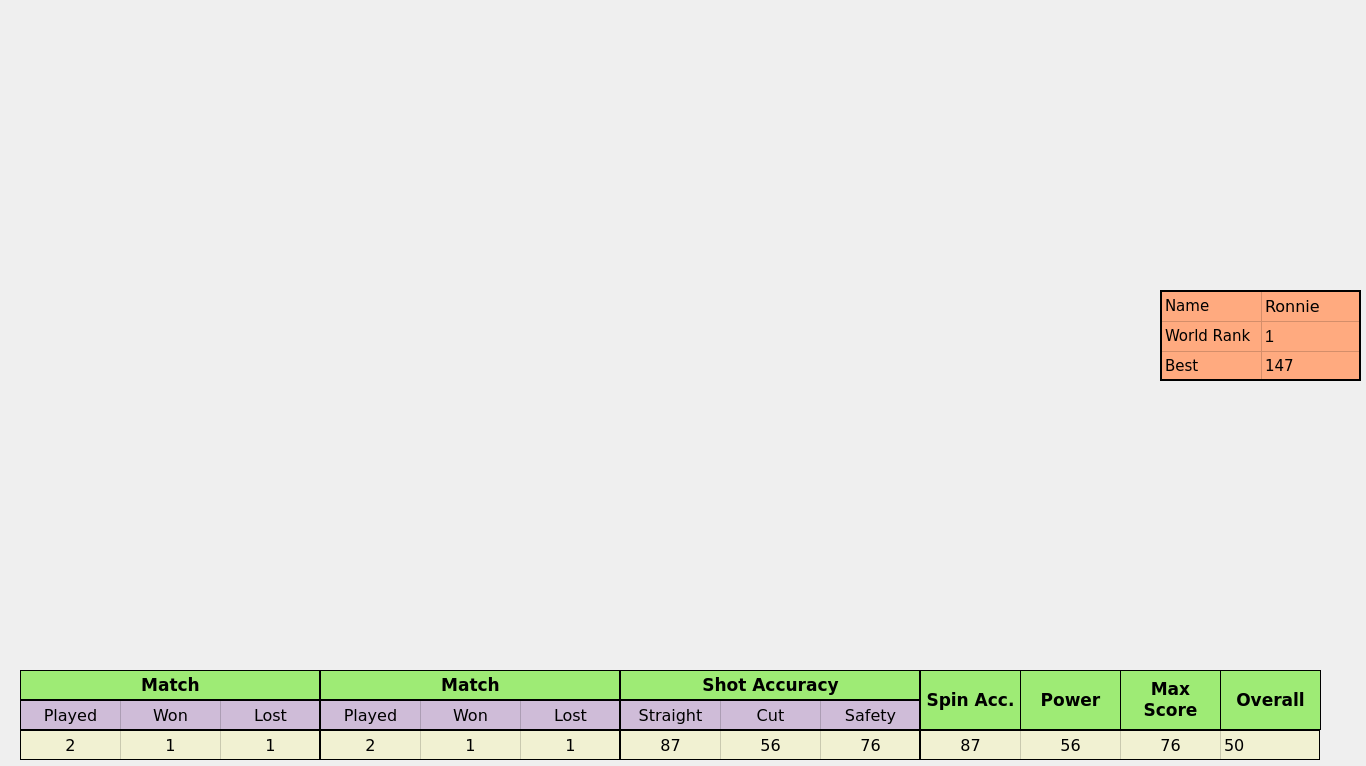
<?xml version="1.0" encoding="UTF-8"?>
<ui version="4.0">
 <class>MainWindow</class>
 <widget class="QMainWindow" name="MainWindow">
  <property name="geometry">
   <rect>
    <x>0</x>
    <y>0</y>
    <width>1366</width>
    <height>766</height>
   </rect>
  </property>
  <property name="font">
   <font>
    <weight>50</weight>
    <bold>false</bold>
   </font>
  </property>
  <property name="windowTitle">
   <string>MainWindow</string>
  </property>
  <property name="styleSheet">
   <string notr="true"/>
  </property>
  <widget class="QWidget" name="centralWidget">
   <widget class="QLabel" name="label_2">
    <property name="geometry">
     <rect>
      <x>1160</x>
      <y>0</y>
      <width>201</width>
      <height>241</height>
     </rect>
    </property>
    <property name="styleSheet">
     <string notr="true">border-color: rgb(0, 85, 255);</string>
    </property>
    <property name="text">
     <string/>
    </property>
    <property name="pixmap">
     <pixmap>./media/ronnie.jpeg</pixmap>
    </property>
   </widget>
   <widget class="QLabel" name="label">
    <property name="geometry">
     <rect>
      <x>0</x>
      <y>0</y>
      <width>1152</width>
      <height>660</height>
     </rect>
    </property>
    <property name="text">
     <string/>
    </property>
   </widget>
   <widget class="QTableWidget" name="tableWidget_2">
    <property name="geometry">
     <rect>
      <x>1160</x>
      <y>290</y>
      <width>201</width>
      <height>91</height>
     </rect>
    </property>
    <property name="sizeIncrement">
     <size>
      <width>0</width>
      <height>0</height>
     </size>
    </property>
    <property name="mouseTracking">
     <bool>false</bool>
    </property>
    <property name="styleSheet">
     <string notr="true">background-color: rgb(255, 170, 127);</string>
    </property>
    <property name="frameShape">
     <enum>QFrame::WinPanel</enum>
    </property>
    <property name="frameShadow">
     <enum>QFrame::Plain</enum>
    </property>
    <property name="verticalScrollBarPolicy">
     <enum>Qt::ScrollBarAlwaysOff</enum>
    </property>
    <property name="horizontalScrollBarPolicy">
     <enum>Qt::ScrollBarAlwaysOff</enum>
    </property>
    <property name="rowCount">
     <number>3</number>
    </property>
    <property name="columnCount">
     <number>2</number>
    </property>
    <attribute name="horizontalHeaderVisible">
     <bool>false</bool>
    </attribute>
    <attribute name="horizontalHeaderHighlightSections">
     <bool>true</bool>
    </attribute>
    <attribute name="verticalHeaderVisible">
     <bool>false</bool>
    </attribute>
    <row/>
    <row/>
    <row/>
    <column/>
    <column/>
    <item row="0" column="0">
     <property name="text">
      <string>Name</string>
     </property>
     <property name="font">
      <font>
       <family>Verdana</family>
       <pointsize>11</pointsize>
       <weight>50</weight>
       <bold>false</bold>
      </font>
     </property>
    </item>
    <item row="0" column="1">
     <property name="text">
      <string>Ronnie</string>
     </property>
     <property name="font">
      <font>
       <family>Verdana</family>
       <pointsize>12</pointsize>
      </font>
     </property>
    </item>
    <item row="1" column="0">
     <property name="text">
      <string>World Rank</string>
     </property>
     <property name="font">
      <font>
       <family>Verdana</family>
       <pointsize>11</pointsize>
       <weight>50</weight>
       <bold>false</bold>
      </font>
     </property>
    </item>
    <item row="1" column="1">
     <property name="text">
      <string>1</string>
     </property>
     <property name="font">
      <font>
       <pointsize>12</pointsize>
      </font>
     </property>
    </item>
    <item row="2" column="0">
     <property name="text">
      <string>Best</string>
     </property>
     <property name="font">
      <font>
       <family>Verdana</family>
       <pointsize>11</pointsize>
      </font>
     </property>
    </item>
    <item row="2" column="1">
     <property name="text">
      <string>147</string>
     </property>
     <property name="font">
      <font>
       <family>Verdana</family>
       <pointsize>11</pointsize>
      </font>
     </property>
    </item>
   </widget>
   <widget class="QTableWidget" name="tableWidget">
    <property name="geometry">
     <rect>
      <x>20</x>
      <y>730</y>
      <width>300</width>
      <height>30</height>
     </rect>
    </property>
    <property name="styleSheet">
     <string notr="true">background-color: rgb(255, 170, 255);
background-color: rgb(241, 241, 210);</string>
    </property>
    <property name="frameShape">
     <enum>QFrame::Box</enum>
    </property>
    <property name="frameShadow">
     <enum>QFrame::Plain</enum>
    </property>
    <property name="verticalScrollBarPolicy">
     <enum>Qt::ScrollBarAlwaysOff</enum>
    </property>
    <property name="horizontalScrollBarPolicy">
     <enum>Qt::ScrollBarAlwaysOff</enum>
    </property>
    <property name="rowCount">
     <number>1</number>
    </property>
    <property name="columnCount">
     <number>3</number>
    </property>
    <attribute name="horizontalHeaderVisible">
     <bool>false</bool>
    </attribute>
    <attribute name="verticalHeaderVisible">
     <bool>false</bool>
    </attribute>
    <row/>
    <column/>
    <column/>
    <column/>
    <item row="0" column="0">
     <property name="text">
      <string>2</string>
     </property>
     <property name="font">
      <font>
       <family>Verdana</family>
       <pointsize>12</pointsize>
      </font>
     </property>
     <property name="textAlignment">
      <set>AlignHCenter|AlignVCenter|AlignCenter</set>
     </property>
    </item>
    <item row="0" column="1">
     <property name="text">
      <string>1</string>
     </property>
     <property name="font">
      <font>
       <family>Verdana</family>
       <pointsize>12</pointsize>
      </font>
     </property>
     <property name="textAlignment">
      <set>AlignHCenter|AlignVCenter|AlignCenter</set>
     </property>
    </item>
    <item row="0" column="2">
     <property name="text">
      <string>1</string>
     </property>
     <property name="font">
      <font>
       <family>Verdana</family>
       <pointsize>12</pointsize>
      </font>
     </property>
     <property name="textAlignment">
      <set>AlignHCenter|AlignVCenter|AlignCenter</set>
     </property>
    </item>
   </widget>
   <widget class="QTableWidget" name="tableWidget_3">
    <property name="geometry">
     <rect>
      <x>20</x>
      <y>700</y>
      <width>300</width>
      <height>30</height>
     </rect>
    </property>
    <property name="styleSheet">
     <string notr="true">background-color: rgb(170, 170, 255);
background-color: rgb(207, 188, 216);</string>
    </property>
    <property name="frameShape">
     <enum>QFrame::Box</enum>
    </property>
    <property name="frameShadow">
     <enum>QFrame::Plain</enum>
    </property>
    <property name="verticalScrollBarPolicy">
     <enum>Qt::ScrollBarAlwaysOff</enum>
    </property>
    <property name="horizontalScrollBarPolicy">
     <enum>Qt::ScrollBarAlwaysOff</enum>
    </property>
    <property name="rowCount">
     <number>1</number>
    </property>
    <property name="columnCount">
     <number>3</number>
    </property>
    <attribute name="horizontalHeaderVisible">
     <bool>false</bool>
    </attribute>
    <attribute name="verticalHeaderVisible">
     <bool>false</bool>
    </attribute>
    <row/>
    <column/>
    <column/>
    <column/>
    <item row="0" column="0">
     <property name="text">
      <string>Played</string>
     </property>
     <property name="font">
      <font>
       <family>Verdana</family>
       <pointsize>12</pointsize>
      </font>
     </property>
     <property name="textAlignment">
      <set>AlignHCenter|AlignVCenter|AlignCenter</set>
     </property>
    </item>
    <item row="0" column="1">
     <property name="text">
      <string>Won</string>
     </property>
     <property name="font">
      <font>
       <family>Verdana</family>
       <pointsize>12</pointsize>
      </font>
     </property>
     <property name="textAlignment">
      <set>AlignHCenter|AlignVCenter|AlignCenter</set>
     </property>
    </item>
    <item row="0" column="2">
     <property name="text">
      <string>Lost</string>
     </property>
     <property name="font">
      <font>
       <family>Verdana</family>
       <pointsize>12</pointsize>
      </font>
     </property>
     <property name="textAlignment">
      <set>AlignHCenter|AlignVCenter|AlignCenter</set>
     </property>
    </item>
   </widget>
   <widget class="QTableWidget" name="tableWidget_4">
    <property name="geometry">
     <rect>
      <x>20</x>
      <y>670</y>
      <width>300</width>
      <height>30</height>
     </rect>
    </property>
    <property name="minimumSize">
     <size>
      <width>300</width>
      <height>0</height>
     </size>
    </property>
    <property name="maximumSize">
     <size>
      <width>300</width>
      <height>16777215</height>
     </size>
    </property>
    <property name="styleSheet">
     <string notr="true">background-color: rgb(158, 235, 117);</string>
    </property>
    <property name="frameShape">
     <enum>QFrame::Box</enum>
    </property>
    <property name="frameShadow">
     <enum>QFrame::Plain</enum>
    </property>
    <property name="verticalScrollBarPolicy">
     <enum>Qt::ScrollBarAlwaysOff</enum>
    </property>
    <property name="horizontalScrollBarPolicy">
     <enum>Qt::ScrollBarAlwaysOff</enum>
    </property>
    <property name="rowCount">
     <number>1</number>
    </property>
    <property name="columnCount">
     <number>1</number>
    </property>
    <attribute name="horizontalHeaderVisible">
     <bool>false</bool>
    </attribute>
    <attribute name="horizontalHeaderDefaultSectionSize">
     <number>300</number>
    </attribute>
    <attribute name="verticalHeaderVisible">
     <bool>false</bool>
    </attribute>
    <row/>
    <column/>
    <item row="0" column="0">
     <property name="text">
      <string>Match</string>
     </property>
     <property name="font">
      <font>
       <family>Verdana</family>
       <pointsize>13</pointsize>
       <weight>75</weight>
       <bold>true</bold>
      </font>
     </property>
     <property name="textAlignment">
      <set>AlignHCenter|AlignVCenter|AlignCenter</set>
     </property>
    </item>
   </widget>
   <widget class="QTableWidget" name="tableWidget_7">
    <property name="geometry">
     <rect>
      <x>320</x>
      <y>670</y>
      <width>300</width>
      <height>30</height>
     </rect>
    </property>
    <property name="minimumSize">
     <size>
      <width>300</width>
      <height>0</height>
     </size>
    </property>
    <property name="maximumSize">
     <size>
      <width>300</width>
      <height>16777215</height>
     </size>
    </property>
    <property name="styleSheet">
     <string notr="true">background-color: rgb(158, 235, 117);</string>
    </property>
    <property name="frameShape">
     <enum>QFrame::Box</enum>
    </property>
    <property name="frameShadow">
     <enum>QFrame::Plain</enum>
    </property>
    <property name="verticalScrollBarPolicy">
     <enum>Qt::ScrollBarAlwaysOff</enum>
    </property>
    <property name="horizontalScrollBarPolicy">
     <enum>Qt::ScrollBarAlwaysOff</enum>
    </property>
    <property name="rowCount">
     <number>1</number>
    </property>
    <property name="columnCount">
     <number>1</number>
    </property>
    <attribute name="horizontalHeaderVisible">
     <bool>false</bool>
    </attribute>
    <attribute name="horizontalHeaderDefaultSectionSize">
     <number>300</number>
    </attribute>
    <attribute name="verticalHeaderVisible">
     <bool>false</bool>
    </attribute>
    <row/>
    <column/>
    <item row="0" column="0">
     <property name="text">
      <string>Match</string>
     </property>
     <property name="font">
      <font>
       <family>Verdana</family>
       <pointsize>13</pointsize>
       <weight>75</weight>
       <bold>true</bold>
      </font>
     </property>
     <property name="textAlignment">
      <set>AlignHCenter|AlignVCenter|AlignCenter</set>
     </property>
    </item>
   </widget>
   <widget class="QTableWidget" name="tableWidget_10">
    <property name="geometry">
     <rect>
      <x>620</x>
      <y>670</y>
      <width>300</width>
      <height>30</height>
     </rect>
    </property>
    <property name="minimumSize">
     <size>
      <width>300</width>
      <height>0</height>
     </size>
    </property>
    <property name="maximumSize">
     <size>
      <width>300</width>
      <height>16777215</height>
     </size>
    </property>
    <property name="styleSheet">
     <string notr="true">background-color: rgb(158, 235, 117);</string>
    </property>
    <property name="frameShape">
     <enum>QFrame::Box</enum>
    </property>
    <property name="frameShadow">
     <enum>QFrame::Plain</enum>
    </property>
    <property name="verticalScrollBarPolicy">
     <enum>Qt::ScrollBarAlwaysOff</enum>
    </property>
    <property name="horizontalScrollBarPolicy">
     <enum>Qt::ScrollBarAlwaysOff</enum>
    </property>
    <property name="rowCount">
     <number>1</number>
    </property>
    <property name="columnCount">
     <number>1</number>
    </property>
    <attribute name="horizontalHeaderVisible">
     <bool>false</bool>
    </attribute>
    <attribute name="horizontalHeaderDefaultSectionSize">
     <number>300</number>
    </attribute>
    <attribute name="verticalHeaderVisible">
     <bool>false</bool>
    </attribute>
    <row/>
    <column/>
    <item row="0" column="0">
     <property name="text">
      <string>Shot Accuracy</string>
     </property>
     <property name="font">
      <font>
       <family>Verdana</family>
       <pointsize>13</pointsize>
       <weight>75</weight>
       <bold>true</bold>
      </font>
     </property>
     <property name="textAlignment">
      <set>AlignHCenter|AlignVCenter|AlignCenter</set>
     </property>
    </item>
   </widget>
   <widget class="QTableWidget" name="tableWidget_5">
    <property name="geometry">
     <rect>
      <x>320</x>
      <y>700</y>
      <width>300</width>
      <height>30</height>
     </rect>
    </property>
    <property name="styleSheet">
     <string notr="true">background-color: rgb(170, 170, 255);
background-color: rgb(207, 188, 216);</string>
    </property>
    <property name="frameShape">
     <enum>QFrame::Box</enum>
    </property>
    <property name="frameShadow">
     <enum>QFrame::Plain</enum>
    </property>
    <property name="verticalScrollBarPolicy">
     <enum>Qt::ScrollBarAlwaysOff</enum>
    </property>
    <property name="horizontalScrollBarPolicy">
     <enum>Qt::ScrollBarAlwaysOff</enum>
    </property>
    <property name="rowCount">
     <number>1</number>
    </property>
    <property name="columnCount">
     <number>3</number>
    </property>
    <attribute name="horizontalHeaderVisible">
     <bool>false</bool>
    </attribute>
    <attribute name="verticalHeaderVisible">
     <bool>false</bool>
    </attribute>
    <row/>
    <column/>
    <column/>
    <column/>
    <item row="0" column="0">
     <property name="text">
      <string>Played</string>
     </property>
     <property name="font">
      <font>
       <family>Verdana</family>
       <pointsize>12</pointsize>
      </font>
     </property>
     <property name="textAlignment">
      <set>AlignHCenter|AlignVCenter|AlignCenter</set>
     </property>
    </item>
    <item row="0" column="1">
     <property name="text">
      <string>Won</string>
     </property>
     <property name="font">
      <font>
       <family>Verdana</family>
       <pointsize>12</pointsize>
      </font>
     </property>
     <property name="textAlignment">
      <set>AlignHCenter|AlignVCenter|AlignCenter</set>
     </property>
    </item>
    <item row="0" column="2">
     <property name="text">
      <string>Lost</string>
     </property>
     <property name="font">
      <font>
       <family>Verdana</family>
       <pointsize>12</pointsize>
      </font>
     </property>
     <property name="textAlignment">
      <set>AlignHCenter|AlignVCenter|AlignCenter</set>
     </property>
    </item>
   </widget>
   <widget class="QTableWidget" name="tableWidget_6">
    <property name="geometry">
     <rect>
      <x>320</x>
      <y>730</y>
      <width>300</width>
      <height>30</height>
     </rect>
    </property>
    <property name="styleSheet">
     <string notr="true">background-color: rgb(255, 170, 255);
background-color: rgb(241, 241, 210);</string>
    </property>
    <property name="frameShape">
     <enum>QFrame::Box</enum>
    </property>
    <property name="frameShadow">
     <enum>QFrame::Plain</enum>
    </property>
    <property name="verticalScrollBarPolicy">
     <enum>Qt::ScrollBarAlwaysOff</enum>
    </property>
    <property name="horizontalScrollBarPolicy">
     <enum>Qt::ScrollBarAlwaysOff</enum>
    </property>
    <property name="rowCount">
     <number>1</number>
    </property>
    <property name="columnCount">
     <number>3</number>
    </property>
    <attribute name="horizontalHeaderVisible">
     <bool>false</bool>
    </attribute>
    <attribute name="verticalHeaderVisible">
     <bool>false</bool>
    </attribute>
    <row/>
    <column/>
    <column/>
    <column/>
    <item row="0" column="0">
     <property name="text">
      <string>2</string>
     </property>
     <property name="font">
      <font>
       <family>Verdana</family>
       <pointsize>12</pointsize>
      </font>
     </property>
     <property name="textAlignment">
      <set>AlignHCenter|AlignVCenter|AlignCenter</set>
     </property>
    </item>
    <item row="0" column="1">
     <property name="text">
      <string>1</string>
     </property>
     <property name="font">
      <font>
       <family>Verdana</family>
       <pointsize>12</pointsize>
      </font>
     </property>
     <property name="textAlignment">
      <set>AlignHCenter|AlignVCenter|AlignCenter</set>
     </property>
    </item>
    <item row="0" column="2">
     <property name="text">
      <string>1</string>
     </property>
     <property name="font">
      <font>
       <family>Verdana</family>
       <pointsize>12</pointsize>
      </font>
     </property>
     <property name="textAlignment">
      <set>AlignHCenter|AlignVCenter|AlignCenter</set>
     </property>
    </item>
   </widget>
   <widget class="QTableWidget" name="tableWidget_8">
    <property name="geometry">
     <rect>
      <x>620</x>
      <y>700</y>
      <width>300</width>
      <height>30</height>
     </rect>
    </property>
    <property name="styleSheet">
     <string notr="true">background-color: rgb(170, 170, 255);
background-color: rgb(207, 188, 216);</string>
    </property>
    <property name="frameShape">
     <enum>QFrame::Box</enum>
    </property>
    <property name="frameShadow">
     <enum>QFrame::Plain</enum>
    </property>
    <property name="verticalScrollBarPolicy">
     <enum>Qt::ScrollBarAlwaysOff</enum>
    </property>
    <property name="horizontalScrollBarPolicy">
     <enum>Qt::ScrollBarAlwaysOff</enum>
    </property>
    <property name="rowCount">
     <number>1</number>
    </property>
    <property name="columnCount">
     <number>3</number>
    </property>
    <attribute name="horizontalHeaderVisible">
     <bool>false</bool>
    </attribute>
    <attribute name="verticalHeaderVisible">
     <bool>false</bool>
    </attribute>
    <row/>
    <column/>
    <column/>
    <column/>
    <item row="0" column="0">
     <property name="text">
      <string>Straight</string>
     </property>
     <property name="font">
      <font>
       <family>Verdana</family>
       <pointsize>12</pointsize>
      </font>
     </property>
     <property name="textAlignment">
      <set>AlignHCenter|AlignVCenter|AlignCenter</set>
     </property>
    </item>
    <item row="0" column="1">
     <property name="text">
      <string>Cut</string>
     </property>
     <property name="font">
      <font>
       <family>Verdana</family>
       <pointsize>12</pointsize>
      </font>
     </property>
     <property name="textAlignment">
      <set>AlignHCenter|AlignVCenter|AlignCenter</set>
     </property>
    </item>
    <item row="0" column="2">
     <property name="text">
      <string>Safety</string>
     </property>
     <property name="font">
      <font>
       <family>Verdana</family>
       <pointsize>12</pointsize>
      </font>
     </property>
     <property name="textAlignment">
      <set>AlignHCenter|AlignVCenter|AlignCenter</set>
     </property>
    </item>
   </widget>
   <widget class="QTableWidget" name="tableWidget_11">
    <property name="geometry">
     <rect>
      <x>920</x>
      <y>670</y>
      <width>101</width>
      <height>60</height>
     </rect>
    </property>
    <property name="styleSheet">
     <string notr="true">background-color: rgb(158, 235, 117);</string>
    </property>
    <property name="frameShape">
     <enum>QFrame::Box</enum>
    </property>
    <property name="frameShadow">
     <enum>QFrame::Plain</enum>
    </property>
    <property name="rowCount">
     <number>1</number>
    </property>
    <property name="columnCount">
     <number>1</number>
    </property>
    <attribute name="horizontalHeaderVisible">
     <bool>false</bool>
    </attribute>
    <attribute name="verticalHeaderVisible">
     <bool>false</bool>
    </attribute>
    <attribute name="verticalHeaderDefaultSectionSize">
     <number>60</number>
    </attribute>
    <row/>
    <column/>
    <item row="0" column="0">
     <property name="text">
      <string>Spin Acc.</string>
     </property>
     <property name="font">
      <font>
       <family>Verdana</family>
       <pointsize>13</pointsize>
       <weight>75</weight>
       <bold>true</bold>
      </font>
     </property>
     <property name="textAlignment">
      <set>AlignHCenter|AlignVCenter|AlignCenter</set>
     </property>
    </item>
   </widget>
   <widget class="QTableWidget" name="tableWidget_13">
    <property name="geometry">
     <rect>
      <x>1020</x>
      <y>670</y>
      <width>101</width>
      <height>60</height>
     </rect>
    </property>
    <property name="styleSheet">
     <string notr="true">background-color: rgb(158, 235, 117);</string>
    </property>
    <property name="frameShape">
     <enum>QFrame::Box</enum>
    </property>
    <property name="frameShadow">
     <enum>QFrame::Plain</enum>
    </property>
    <property name="rowCount">
     <number>1</number>
    </property>
    <property name="columnCount">
     <number>1</number>
    </property>
    <attribute name="horizontalHeaderVisible">
     <bool>false</bool>
    </attribute>
    <attribute name="verticalHeaderVisible">
     <bool>false</bool>
    </attribute>
    <attribute name="verticalHeaderDefaultSectionSize">
     <number>60</number>
    </attribute>
    <row/>
    <column/>
    <item row="0" column="0">
     <property name="text">
      <string>Power</string>
     </property>
     <property name="font">
      <font>
       <family>Verdana</family>
       <pointsize>13</pointsize>
       <weight>75</weight>
       <bold>true</bold>
      </font>
     </property>
     <property name="textAlignment">
      <set>AlignHCenter|AlignVCenter|AlignCenter</set>
     </property>
    </item>
   </widget>
   <widget class="QTableWidget" name="tableWidget_15">
    <property name="geometry">
     <rect>
      <x>1120</x>
      <y>670</y>
      <width>101</width>
      <height>60</height>
     </rect>
    </property>
    <property name="styleSheet">
     <string notr="true">background-color: rgb(158, 235, 117);</string>
    </property>
    <property name="frameShape">
     <enum>QFrame::Box</enum>
    </property>
    <property name="frameShadow">
     <enum>QFrame::Plain</enum>
    </property>
    <property name="rowCount">
     <number>1</number>
    </property>
    <property name="columnCount">
     <number>1</number>
    </property>
    <attribute name="horizontalHeaderVisible">
     <bool>false</bool>
    </attribute>
    <attribute name="verticalHeaderVisible">
     <bool>false</bool>
    </attribute>
    <attribute name="verticalHeaderDefaultSectionSize">
     <number>60</number>
    </attribute>
    <row/>
    <column/>
    <item row="0" column="0">
     <property name="text">
      <string>Max Score</string>
     </property>
     <property name="font">
      <font>
       <family>Verdana</family>
       <pointsize>13</pointsize>
       <weight>75</weight>
       <bold>true</bold>
      </font>
     </property>
     <property name="textAlignment">
      <set>AlignHCenter|AlignVCenter|AlignCenter</set>
     </property>
    </item>
   </widget>
   <widget class="QTableWidget" name="tableWidget_17">
    <property name="geometry">
     <rect>
      <x>1220</x>
      <y>670</y>
      <width>101</width>
      <height>60</height>
     </rect>
    </property>
    <property name="styleSheet">
     <string notr="true">background-color: rgb(158, 235, 117);</string>
    </property>
    <property name="frameShape">
     <enum>QFrame::Box</enum>
    </property>
    <property name="frameShadow">
     <enum>QFrame::Plain</enum>
    </property>
    <property name="rowCount">
     <number>1</number>
    </property>
    <property name="columnCount">
     <number>1</number>
    </property>
    <attribute name="horizontalHeaderVisible">
     <bool>false</bool>
    </attribute>
    <attribute name="verticalHeaderVisible">
     <bool>false</bool>
    </attribute>
    <attribute name="verticalHeaderDefaultSectionSize">
     <number>60</number>
    </attribute>
    <row/>
    <column/>
    <item row="0" column="0">
     <property name="text">
      <string>Overall</string>
     </property>
     <property name="font">
      <font>
       <family>Verdana</family>
       <pointsize>13</pointsize>
       <weight>75</weight>
       <bold>true</bold>
      </font>
     </property>
     <property name="textAlignment">
      <set>AlignHCenter|AlignVCenter|AlignCenter</set>
     </property>
    </item>
   </widget>
   <widget class="QTableWidget" name="tableWidget_9">
    <property name="geometry">
     <rect>
      <x>620</x>
      <y>730</y>
      <width>300</width>
      <height>30</height>
     </rect>
    </property>
    <property name="styleSheet">
     <string notr="true">background-color: rgb(255, 170, 255);
background-color: rgb(241, 241, 210);</string>
    </property>
    <property name="frameShape">
     <enum>QFrame::Box</enum>
    </property>
    <property name="frameShadow">
     <enum>QFrame::Plain</enum>
    </property>
    <property name="verticalScrollBarPolicy">
     <enum>Qt::ScrollBarAlwaysOff</enum>
    </property>
    <property name="horizontalScrollBarPolicy">
     <enum>Qt::ScrollBarAlwaysOff</enum>
    </property>
    <property name="rowCount">
     <number>1</number>
    </property>
    <property name="columnCount">
     <number>3</number>
    </property>
    <attribute name="horizontalHeaderVisible">
     <bool>false</bool>
    </attribute>
    <attribute name="verticalHeaderVisible">
     <bool>false</bool>
    </attribute>
    <row/>
    <column/>
    <column/>
    <column/>
    <item row="0" column="0">
     <property name="text">
      <string>87</string>
     </property>
     <property name="font">
      <font>
       <family>Verdana</family>
       <pointsize>12</pointsize>
      </font>
     </property>
     <property name="textAlignment">
      <set>AlignHCenter|AlignVCenter|AlignCenter</set>
     </property>
    </item>
    <item row="0" column="1">
     <property name="text">
      <string>56</string>
     </property>
     <property name="font">
      <font>
       <family>Verdana</family>
       <pointsize>12</pointsize>
      </font>
     </property>
     <property name="textAlignment">
      <set>AlignHCenter|AlignVCenter|AlignCenter</set>
     </property>
    </item>
    <item row="0" column="2">
     <property name="text">
      <string>76</string>
     </property>
     <property name="font">
      <font>
       <family>Verdana</family>
       <pointsize>12</pointsize>
      </font>
     </property>
     <property name="textAlignment">
      <set>AlignHCenter|AlignVCenter|AlignCenter</set>
     </property>
    </item>
   </widget>
   <widget class="QTableWidget" name="tableWidget_12">
    <property name="geometry">
     <rect>
      <x>920</x>
      <y>730</y>
      <width>400</width>
      <height>30</height>
     </rect>
    </property>
    <property name="styleSheet">
     <string notr="true">background-color: rgb(255, 170, 255);
background-color: rgb(241, 241, 210);</string>
    </property>
    <property name="frameShape">
     <enum>QFrame::Box</enum>
    </property>
    <property name="frameShadow">
     <enum>QFrame::Plain</enum>
    </property>
    <property name="verticalScrollBarPolicy">
     <enum>Qt::ScrollBarAlwaysOff</enum>
    </property>
    <property name="horizontalScrollBarPolicy">
     <enum>Qt::ScrollBarAlwaysOff</enum>
    </property>
    <property name="rowCount">
     <number>1</number>
    </property>
    <property name="columnCount">
     <number>4</number>
    </property>
    <attribute name="horizontalHeaderVisible">
     <bool>false</bool>
    </attribute>
    <attribute name="verticalHeaderVisible">
     <bool>false</bool>
    </attribute>
    <row/>
    <column/>
    <column/>
    <column/>
    <column/>
    <item row="0" column="0">
     <property name="text">
      <string>87</string>
     </property>
     <property name="font">
      <font>
       <family>Verdana</family>
       <pointsize>12</pointsize>
      </font>
     </property>
     <property name="textAlignment">
      <set>AlignHCenter|AlignVCenter|AlignCenter</set>
     </property>
    </item>
    <item row="0" column="1">
     <property name="text">
      <string>56</string>
     </property>
     <property name="font">
      <font>
       <family>Verdana</family>
       <pointsize>12</pointsize>
      </font>
     </property>
     <property name="textAlignment">
      <set>AlignHCenter|AlignVCenter|AlignCenter</set>
     </property>
    </item>
    <item row="0" column="2">
     <property name="text">
      <string>76</string>
     </property>
     <property name="font">
      <font>
       <family>Verdana</family>
       <pointsize>12</pointsize>
      </font>
     </property>
     <property name="textAlignment">
      <set>AlignHCenter|AlignVCenter|AlignCenter</set>
     </property>
    </item>
    <item row="0" column="3">
     <property name="text">
      <string>50</string>
     </property>
     <property name="font">
      <font>
       <family>Verdana</family>
       <pointsize>12</pointsize>
      </font>
     </property>
    </item>
   </widget>
   <widget class="QLabel" name="label_roi">
    <property name="geometry">
     <rect>
      <x>1160</x>
      <y>420</y>
      <width>200</width>
      <height>200</height>
     </rect>
    </property>
    <property name="text">
     <string/>
    </property>
   </widget>
  </widget>
 </widget>
 <layoutdefault spacing="6" margin="11"/>
 <resources/>
 <connections/>
</ui>
